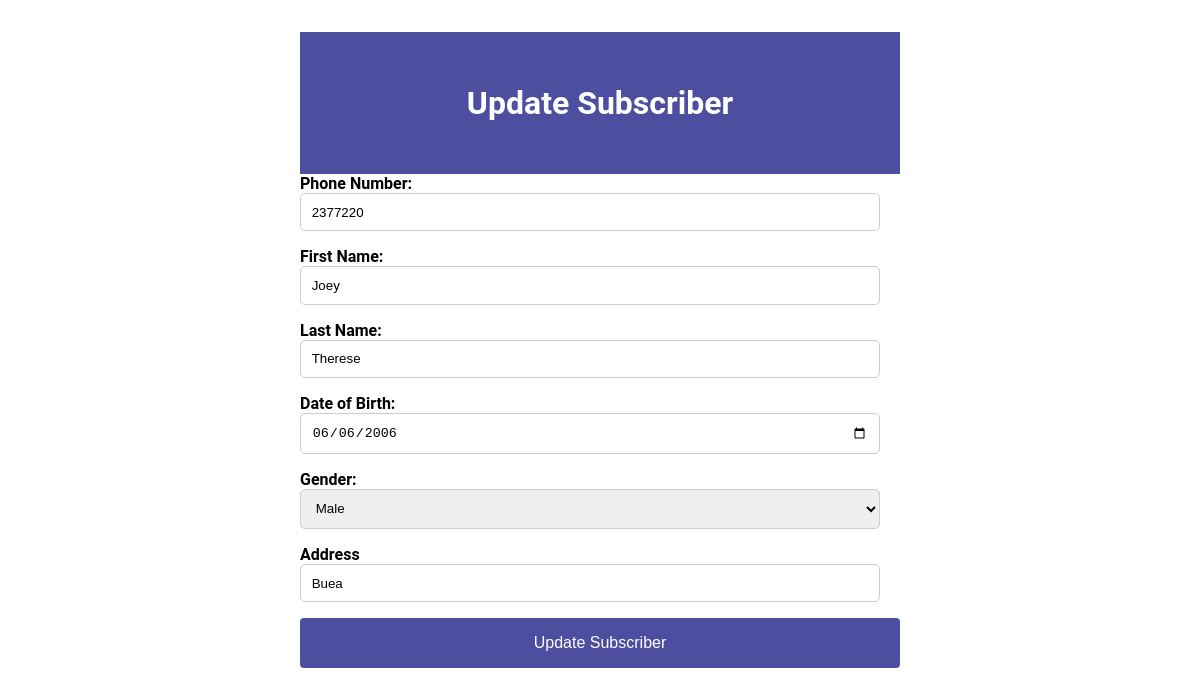
The app's page /update_subscriber.php?sub_id=11 (signed in) with its own data.
### tables this page shows
CREATE TABLE `subscriber` (
  `sub_id` int(11) NOT NULL,
  `company_id` int(11) DEFAULT NULL,
  `phone_number` varchar(15) NOT NULL,
  `first_name` varchar(30) NOT NULL,
  `last_name` varchar(30) NOT NULL,
  `dob` date NOT NULL,
  `gender` varchar(10) NOT NULL,
  `address` varchar(100) NOT NULL,
  `status` varchar(20) DEFAULT NULL,
  `time_status` varchar(20) DEFAULT NULL,
  `subscription_date` date DEFAULT NULL
);

### includes/class-autoloader.inc.php (called while the page is built, shortened)
<?php
    function myAutoloader($className) {
        $url = $_SERVER['HTTP_HOST'] . $_SERVER['REQUEST_URI'];
        if(strpos($url, 'includes') !== false){
            $path = '../classes/';
        }
        else {
            $path = './classes/';
        }
        $extension = '.class.php';
        $fullPath = $path . $className . $extension;
    }

### classes/Subscriber.class.php (called while the page is built, shortened)
<?php
$path = './class-autoloader.inc.php';
if (file_exists($path)) {
    require_once './class-autoloader.inc.php';
}
else {
    require_once './includes/class-autoloader.inc.php';
}
class Subscriber extends Dbh {
    public function getSubscriberById($sub_id) {
        $sql = "SELECT * FROM subscriber WHERE sub_id = ?";
        $stmt = $this->conn->prepare($sql);
        $stmt->execute([$sub_id]);
        return $stmt->fetch();
    }
}

### classes/Dbh.class.php (called while the page is built, shortened)
<?php
    class Dbh {
        private $host = 'localhost';
        private $dbname = 'TSMS';
        private $username = 'root';
        private $password = '';
        private $port = 3308;
        public function connect() {
            try {
                $dsn = 'mysql:host=' . $this->host . ';dbname=' . $this->dbname . ';port=' . $this->port;
                $this->conn = new PDO($dsn, $this->username, $this->password);
            } catch (PDOException $e) {
                echo 'Connection failed: ' . $e->getMessage();
            }
        }
    }

### update_subscriber.php (the view, shortened to what this page needs)
<?php
$path = './class-autoloader.inc.php';
if (file_exists($path)) {
    require_once './class-autoloader.inc.php';
}
else {
    require_once './includes/class-autoloader.inc.php';
}
$subscriber = new Subscriber();
$sub_id = $_GET['sub_id'];
$subscriberData = $subscriber->getSubscriberById($sub_id);
?>
<!DOCTYPE html>
<html lang="en">
<head>
    <link rel="stylesheet" href="../css/css.css">
    <link rel="stylesheet" href="./css/home.css">
    <link rel="stylesheet" href="./css/css.css">
</head>
<body>
    <div class="container_update container-in">
        <header>
            <h1>Update Subscriber</h1>
        </header>
        <main>
        <form action="update_subscriber.php" method="post">
    <div class="form-group">
        <label for="pn">Phone Number:</label>
        <input type="text" name="phone_number" value="<?php echo htmlspecialchars($subscriberData['phone_number']); ?>" required>
    </div>
    <div class="form-group">
        <label for="first_name">First Name:</label>
        <input type="text" name="first_name" value="<?php echo htmlspecialchars($subscriberData['first_name']); ?>" required>
    </div>
    <div class="form-group">
        <label for="last_name">Last Name:</label>
        <input type="text" name="last_name" value="<?php echo htmlspecialchars($subscriberData['last_name']); ?>" required>
    </div>
    <div class="form-group">
        <label for="dob">Date of Birth:</label>
        <input type="date" name="dob" value="<?php echo htmlspecialchars($subscriberData['dob']); ?>" required>
    </div>
    <div class="form-group">
        <label for="gender">Gender:</label>
        <select name="gender" required>
            <option value="Male" <?php if ($subscriberData['gender'] == 'Male') echo 'selected'; ?>>Male</option>
        </select>
    </div>
    <div class="form-group">
        <label for="address">Address</label>
        <input type="text" name="address" value="<?php echo htmlspecialchars($subscriberData['address']); ?>" required>
    </div>
    <button type="submit" class="btn">Update Subscriber</button>
</form>
        </main>
    </div>
</body>
</html>

### css/css.css (style rules this page uses)
* { margin: 0; padding: 0; box-sizing: border-box; }
body { font-family: 'Roboto', sans-serif; min-height: 100vh; background-repeat: repeat; background-size: cover; }
.container-in { max-width: 50%; margin: 2em auto; }
form { display: flex; flex-direction: column; }
.form-group { margin-bottom: 1em; text-align: left; }
.form-group label { margin-bottom: .25em; font-weight: bold; }
.form-group input, .form-group select, .form-group textarea { padding: .8em; width: calc(100% - 20px); border: 1px solid #ccc; border-radius: 5px; }
button.btn { padding: 1em; font-size: 1rem; color: white; background-color: rgb(78, 78, 160); border: none; border-radius: 0.25em; text-decoration: none; cursor: pointer; transition: background-color 0.3s; }
.main-content h2, .container-in h1 { text-align: center; max-width: 50%; margin: 1em auto; }
header { background: rgb(78, 78, 160); color: #fff; padding: 20px; text-align: center; }
header h1 { color: #fff; }
h1 { margin-bottom: 1em; font-size: 2rem; color: #333; }
.form-group input, .form-group select { padding: .8em; width: calc(100% - 20px); border: 1px solid #ccc; border-radius: 5px; }

### records on screen
subscriber: phone_number "2377220", first_name "Joey", last_name "Therese", dob "06/06/2006", address "Buea"
